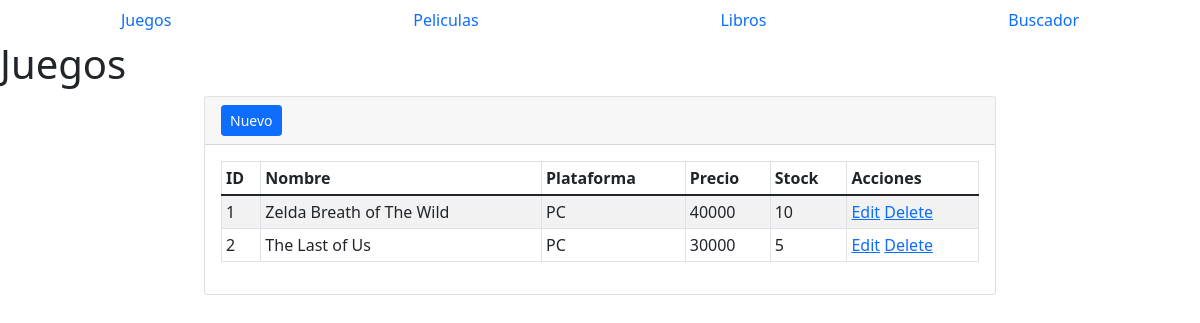
The app's page /juegos with its own data.
### juegos/models.py (models this page shows)
class Juegos(models.Model):
    nombre = models.CharField(max_length=50, default='Juego')
    precio = models.IntegerField(default=0)
    plataforma = models.CharField(max_length=50, default='PC')
    stock = models.IntegerField(default=0)
    created_at = models.DateTimeField(auto_now_add=True)
    updated_at = models.DateTimeField(auto_now=True)
    class Meta:
        db_table = 'juegos'

### juegos/views.py (the view)
# urls.py: path('juegos', views_juegos.juegos_index),
def juegos_index(request):
    juegos = Juegos.objects.all()
    return render(request,"juegos/index.html",{'juegos':juegos})

### templates/juegos/index.html
{% extends 'base.html'%} {% block content %}
<section>
	<div class="section-header">
		<h1>Juegos</h1>
	</div>
	<div class="section-body">
		<div class="row justify-content-center">
			<div class="col-md-8">
				<div class="card">
					<div class="card-header">
						<a
							href="/juegos/add"
							class="btn btn-icon icon-left btn-primary btn-sm"
						>
							Nuevo
						</a>
					</div>
					<div class="card-body">
						<table class="table table-striped table-bordered table-sm">
							<thead class="thead-dark">
								<tr>
									<th>ID</th>
									<th>Nombre</th>
									<th>Plataforma</th>
									<th>Precio</th>
									<th>Stock</th>
									<th>Acciones</th>
								</tr>
							</thead>
							<tbody>
								{% for juego in juegos %}
								<tr>
									<td>{{ juego.id }}</td>
									<td>{{ juego.nombre }}</td>
									<td>{{ juego.plataforma }}</td>
									<td>{{ juego.precio }}</td>
									<td>{{ juego.stock }}</td>
									<td>
										<a href="/juegos/edit/{{ juego.id }}"
											><span class="glyphicon glyphicon-pencil">Edit</span></a
										>
										<a href="/juegos/delete/{{ juego.id }}">Delete</a>
									</td>
								</tr>
								{% endfor %}
							</tbody>
						</table>
					</div>
				</div>
			</div>
		</div>
	</div>
</section>
{% endblock %}

### records on screen
Juegos: id "1", nombre "Zelda Breath of The Wild", plataforma "PC", precio "40000", stock "10"
Juegos: id "2", nombre "The Last of Us", plataforma "PC", precio "30000", stock "5"
